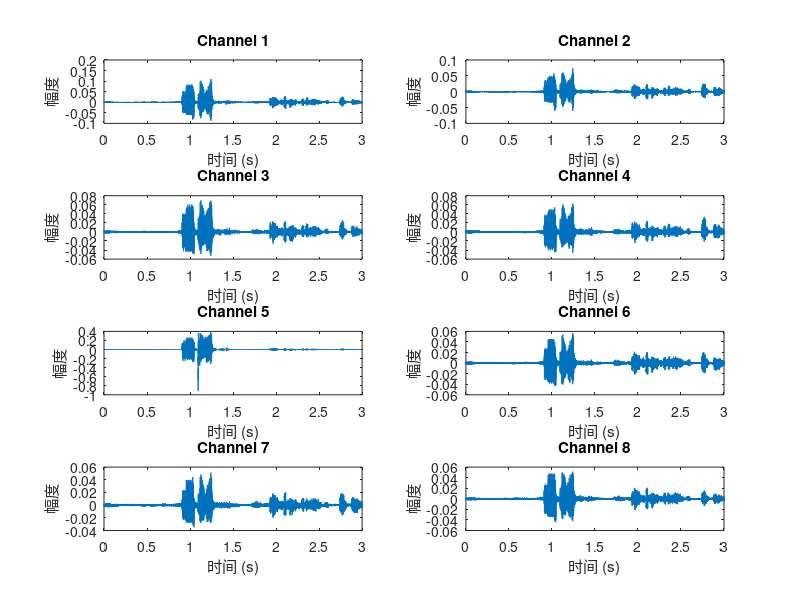
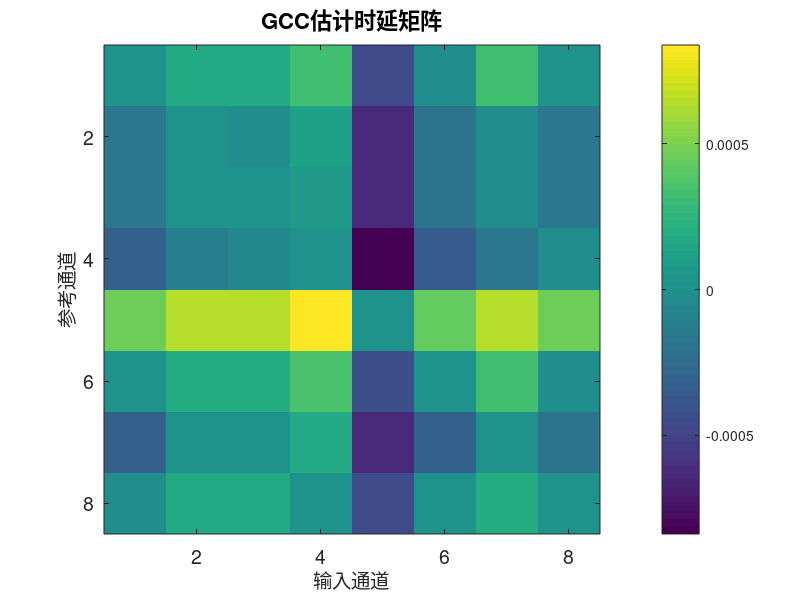

The MATLAB source for these figures, in order:
clear;
load("audioToSave.mat");
numChannels = 8; % 通道数
sampleRate = 44100; % 采样率
durationSec = 3; % 绘制3秒数据
samplesToPlot = sampleRate * durationSec; % 计算需要绘制的样本数

% 检查audioToSave的长度是否足够
if size(audioToSave, 1) < samplesToPlot
    samplesToPlot = size(audioToSave, 1); % 如果不足3秒，则调整为实际长度
end

% 创建图形并绘制每个通道
figure('Name', 'Audio Channels', 'NumberTitle', 'off');
for i = 1:numChannels
    subplot(numChannels/2, 2, i);
    plot((1:samplesToPlot) / sampleRate, audioToSave(1:samplesToPlot, i));
    xlabel('时间 (s)');
    ylabel('幅度');
    title(['Channel ', num2str(i)]);
    xlim([0 samplesToPlot / sampleRate]); % 限制x轴显示0到3秒
end

% 计算FFT并存储结果
[numSamples, numChannels] = size(audioToSave);
fftResults = zeros(numSamples/2+1, numChannels);
FFTs = zeros(numSamples, numChannels);
for i = 1:numChannels
    y = fft(audioToSave(:, i));
    FFTs(:, i) = y;
    P2 = abs(y / numSamples);
    P1 = P2(1:numSamples/2+1);
    P1(2:end-1) = 2*P1(2:end-1);
    fftResults(:, i) = P1;
end

% 初始化时延矩阵
delaytime = zeros(numChannels, numChannels);

% 计算每对通道之间的时延
for i = 1:numChannels
    for j = i+1:numChannels
        FFT1 = FFTs(:, i);
        FFT2 = FFTs(:, j);
        S12 = FFT1 .* conj(FFT2);
        weightingFunction = 1 ./ abs(S12);
        weightedS12 = S12 .* weightingFunction;
        gcc = ifft(weightedS12);
        gcc = fftshift(gcc);

        [~, delayIndex] = max(abs(gcc));
        delaynum = (delayIndex - ceil(numSamples / 2));
        delay = (delayIndex - ceil(numSamples / 2)) / sampleRate;
%         delaytime(i, j) = delay;
%         delaytime(j, i) = -delay;  % 假设时延是相对的，i到j的延迟为正，j到i的延迟为负
        delaytime(i, j) = -delay;
        delaytime(j, i) = delay;  % 假设时延是相对的，i到j的延迟为正，j到i的延迟为负
        fprintf('参考通道 %d, 输入通道 %d 延迟样点数 = %4d   延迟时间 = %5.6f(秒)\n', i, j, delaynum,delay);
    end
end

% 可视化所有基站之间的时延矩阵
figure;
imagesc(delaytime);
colorbar;
title('GCC估计时延矩阵');
xlabel('输入通道');
ylabel('参考通道');
set(gca, 'FontSize', 14); % 调整坐标轴字体大小
set(get(gca, 'title'), 'FontSize', 16); % 调整标题字体大小
set(get(gca, 'xlabel'), 'FontSize', 14); % 调整X轴标签字体大小
set(get(gca, 'ylabel'), 'FontSize', 14); % 调整Y轴标签字体大小
